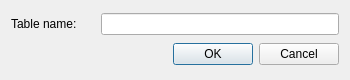
<?xml version="1.0" encoding="UTF-8"?>
<ui version="4.0">
 <class>NewTableDialog</class>
 <widget class="QDialog" name="NewTableDialog">
  <property name="geometry">
   <rect>
    <x>0</x>
    <y>0</y>
    <width>350</width>
    <height>80</height>
   </rect>
  </property>
  <property name="minimumSize">
   <size>
    <width>350</width>
    <height>80</height>
   </size>
  </property>
  <property name="maximumSize">
   <size>
    <width>16777215</width>
    <height>80</height>
   </size>
  </property>
  <property name="windowTitle">
   <string>New database name</string>
  </property>
  <layout class="QVBoxLayout" name="verticalLayout">
   <item>
    <layout class="QHBoxLayout" name="horizontalLayout">
     <property name="spacing">
      <number>24</number>
     </property>
     <item>
      <widget class="QLabel" name="labelNewName">
       <property name="text">
        <string>Table name:</string>
       </property>
      </widget>
     </item>
     <item>
      <widget class="QLineEdit" name="lineEdNewName"/>
     </item>
    </layout>
   </item>
   <item>
    <widget class="QDialogButtonBox" name="buttonBox">
     <property name="standardButtons">
      <set>QDialogButtonBox::Cancel|QDialogButtonBox::Ok</set>
     </property>
    </widget>
   </item>
  </layout>
 </widget>
 <resources/>
 <connections/>
</ui>
